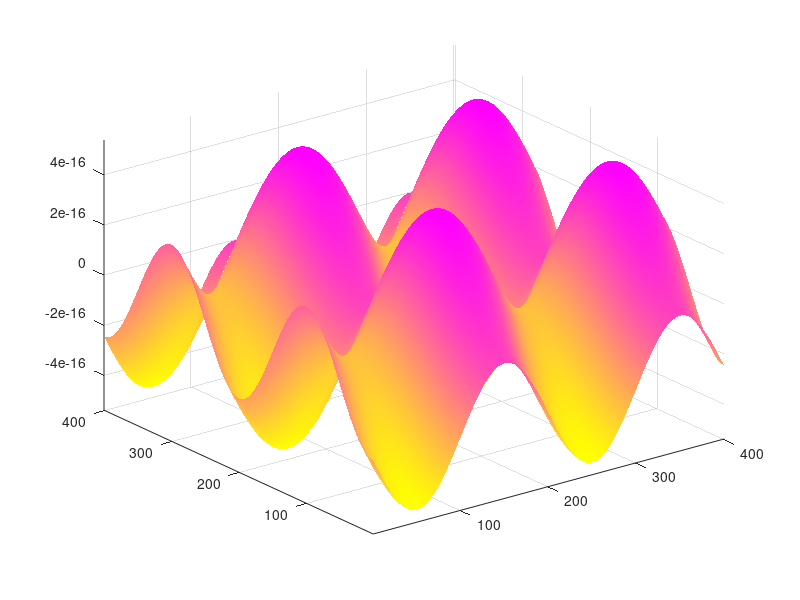

This figure's MATLAB source:
clear;
x = 0:pi/100:4*pi;
y = x;
[X,Y] = meshgrid(x, y);
z = 3*sin(X) + cos(Y);
h = surf(z);
axis tight;
shading interp;
colormap(spring);
for k = 0:pi/100:2*pi
  z = (sin(X) + cos(Y)) .* sin(k);
  set(h, 'Zdata', z);
  drawnow
endfor